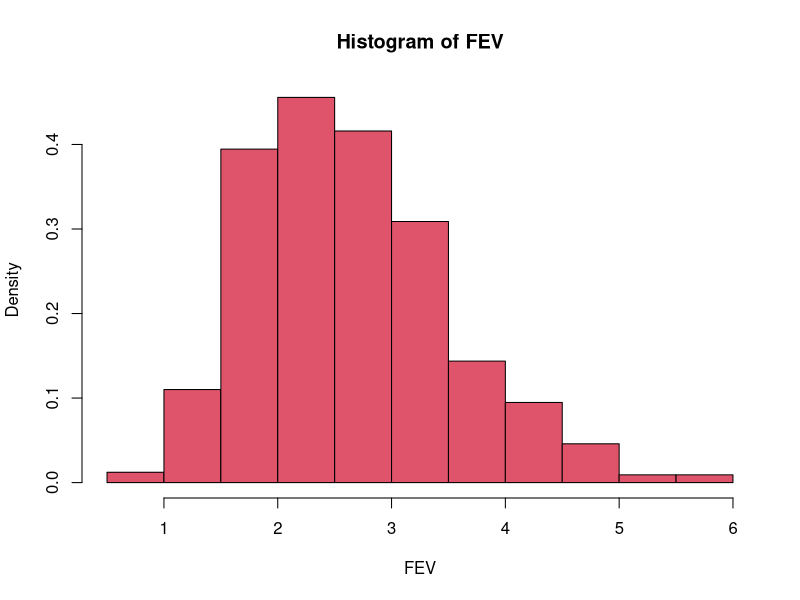
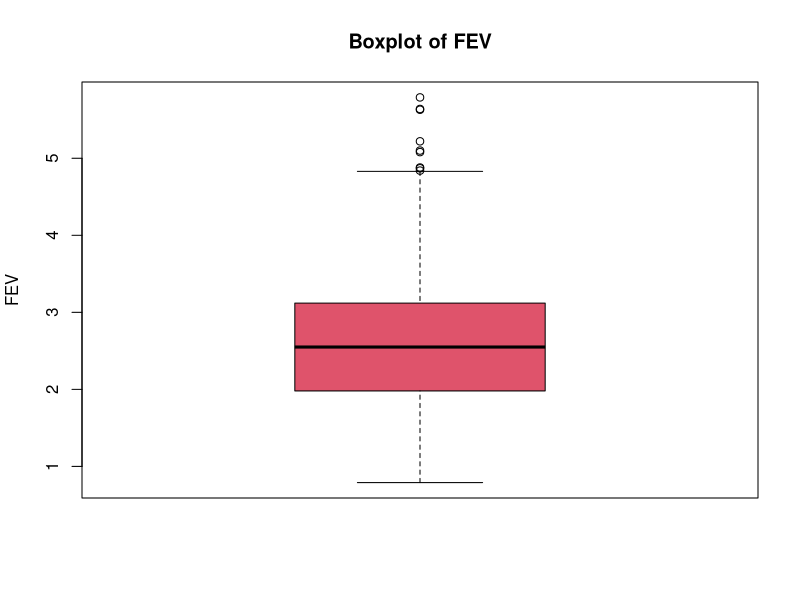
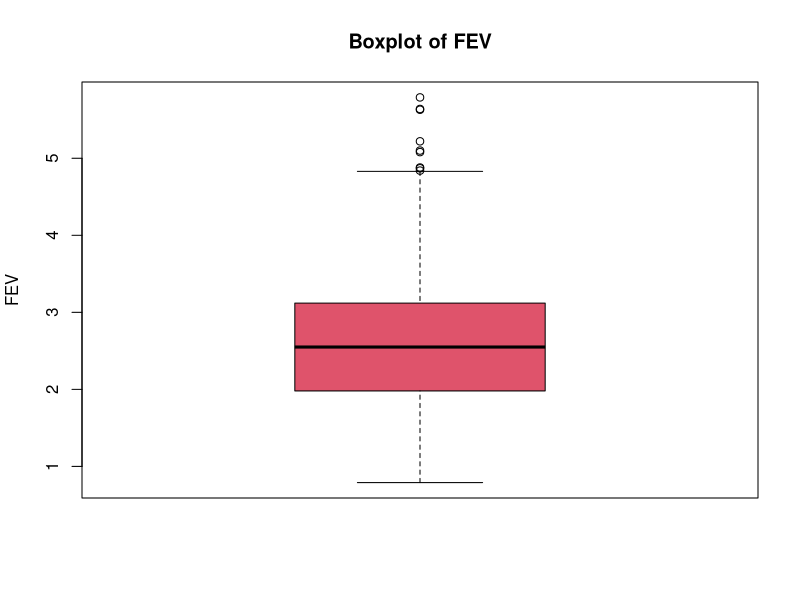
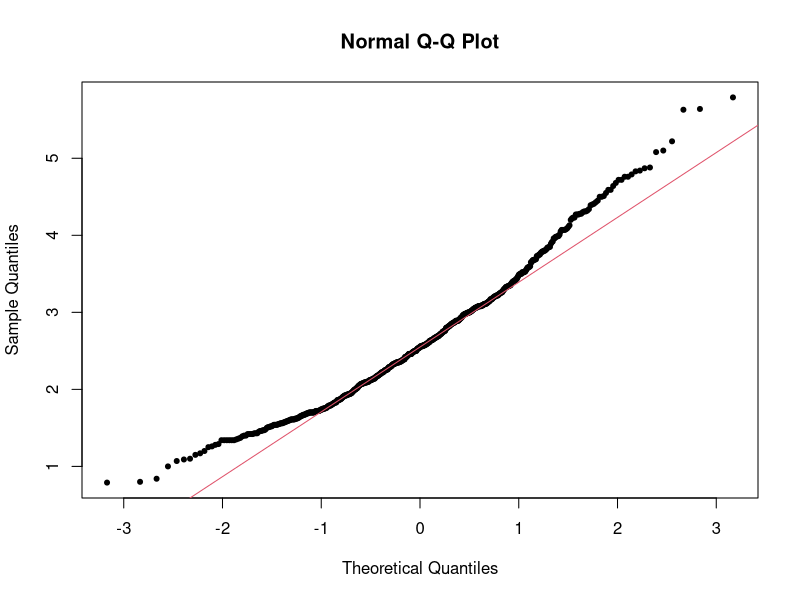
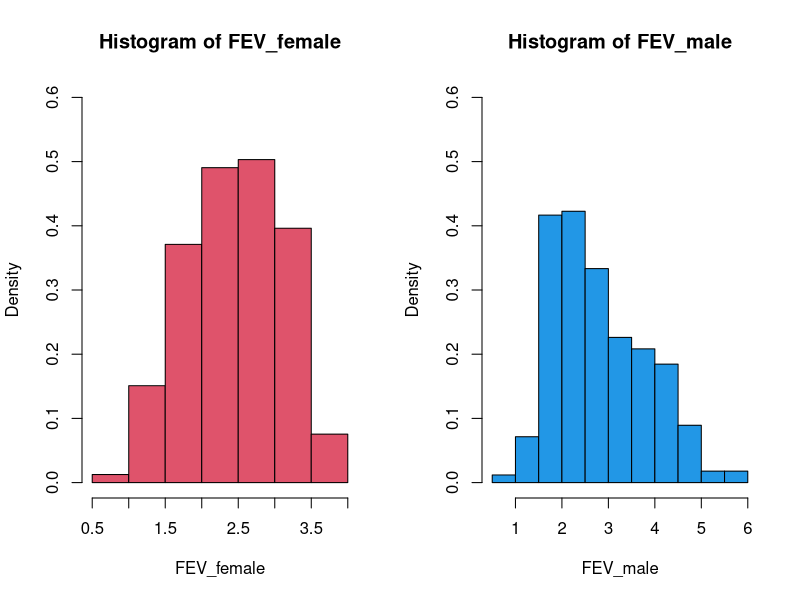
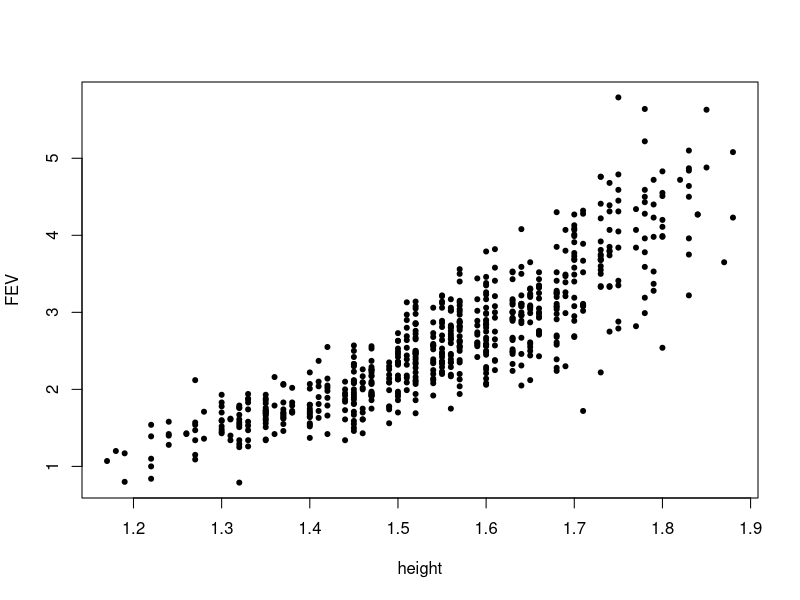
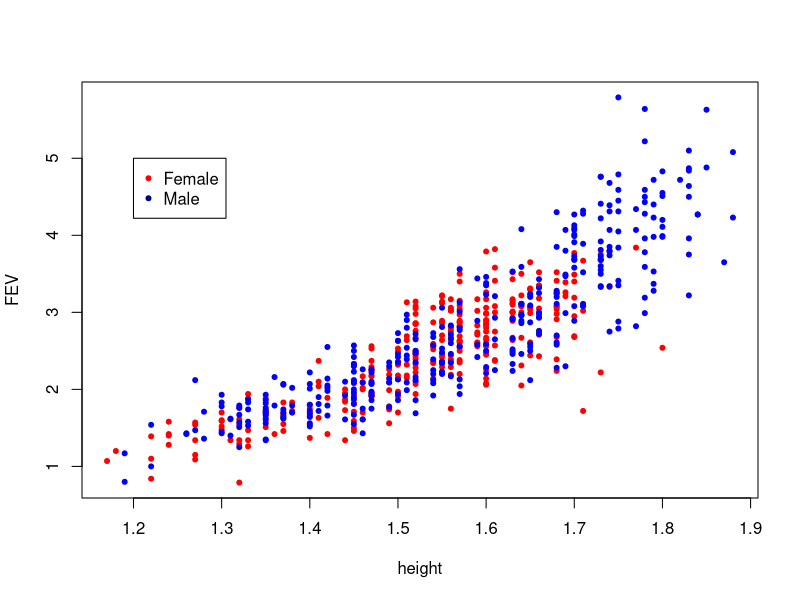

The R script that drew these images, in order:
setwd("C:\\Users\\Keck\\Documents\\GitHub\\devcontainers-rstudio\\NUS Stuff\\DSA1101\\Data")
fev <- read.csv("FEV.csv")
attach(fev)

hist(FEV, col = 10, freq= FALSE) # freq = count or ratio

boxplot(FEV, col = 10,
        ylab="FEV", main = "Boxplot of FEV") #col <- color

out <- boxplot(FEV, col = 10,
               ylab="FEV", main = "Boxplot of FEV")$out

outliers_index <- which(FEV %in% c(out))
length(c(out))
fev[outliers_index,]

qqnorm(FEV, pch = 20)
qqline(FEV, col = 10) 
# Right tail is longer than left

fev$Sex <- factor(Sex, levels = c(0,1))

FEV_female <- FEV[Sex==0] # / FEV[which(Sex==0)]
FEV_male <- FEV[Sex==1]

opar <- par(mfrow=c(1,2))
hist(FEV_female, col = 10, freq=FALSE, ylim = c(0.0, 0.60))
hist(FEV_male, col = 12, freq=FALSE, ylim = c(0.0, 0.60))
par(opar)

summary(FEV_female)
IQR(FEV_female)
var(FEV_female)
summary(FEV_male)
IQR(FEV_male)
var(FEV_male)


plot(height, FEV, pch=20)
female_height <- height[Sex==0]
male_height <- height[Sex==1]
plot(height, FEV, type="n")
points(FEV_female ~ female_height, col='red', pch = 20)
points(FEV_male ~ male_height, col='blue', pch = 20)
legend(x=1.2, y=5, legend = c("Female", "Male"),
       col = c("red","darkblue"), pch=c(20,20))

cor(height, FEV)


fibo <- function(n) {
  a = 0
  b = 1
  for (i in 2:n) {
    temp = a + b
    a = b
    b = temp
  }
  return(b)
}

terms <- c(seq(1:45))
fibo_terms <- lapply(terms, fibo)

print(fibo(40))

n = 1
while (fibo(n) < 5000000) {
  n <- n + 1
}
n; fibo(34)
